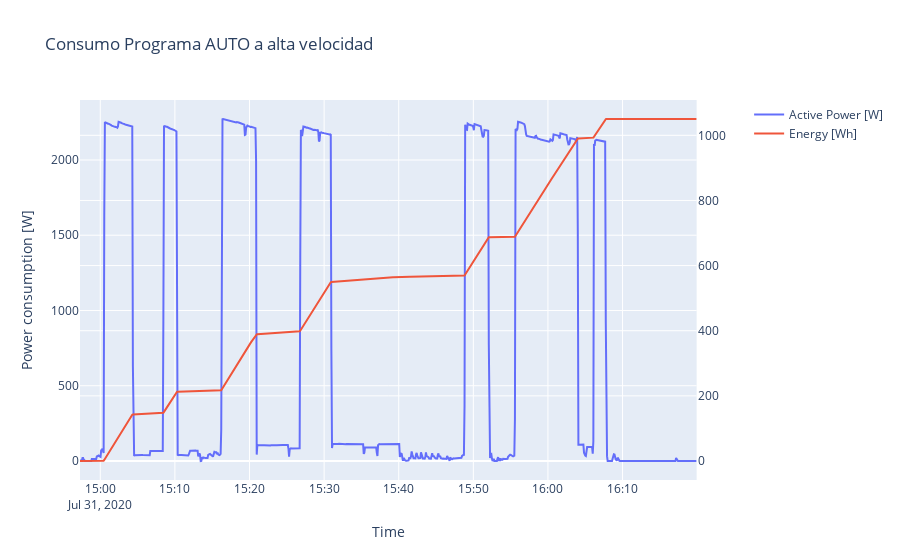

Notebook source saved alongside this figure:
### Code cell
# Following the guidelines on the PDF file, try to draw the interactive plot for P and Q of V52 Wind turbine.

from plotly.subplots import make_subplots

fig=go.Figure()
fig=make_subplots(specs=[[{"secondary_y": True}]])

# create a data trace for each type of meat and add them to figure one by one
fig.add_trace(go.Scatter(x=df_AUTO_speed.Time,
                         y=df_AUTO_speed.Prms_W,
                         mode='lines',
                         name='Active Power [W]'),
                         secondary_y=False)
fig.add_trace(go.Scatter(x=df_AUTO_speed.Time,
                         y=df_AUTO_speed.Acumulated_Wh,
                         mode='lines',
                         name='Energy [Wh]'),
                         secondary_y=True)

# edit the layout
fig.update_layout(title='Consumo Programa AUTO a alta velocidad',
                  xaxis_title='Time',
                  yaxis_title='Power consumption [W]')
fig.show()

### Figure 1 — Plotly figure (JSON) as saved in the notebook; plotly's stock layout.template omitted (floating-point values rounded to 4 significant figures; data arrays with more than 128 entries replaced by an {"elided": "..."} marker saying what was removed)
{"data": [{"mode": "lines", "name": "Active Power [W]", "type": "scatter", "x": {"elided": "992 str values"}, "xaxis": "x", "y": {"elided": "992 float values"}, "yaxis": "y"}, {"mode": "lines", "name": "Energy [Wh]", "type": "scatter", "x": {"elided": "992 str values"}, "xaxis": "x", "y": {"elided": "992 float values"}, "yaxis": "y2"}], "layout": {"title": {"text": "Consumo Programa AUTO a alta velocidad"}, "xaxis": {"anchor": "y", "domain": [0, 0.94], "title": {"text": "Time"}}, "yaxis": {"anchor": "x", "domain": [0, 1], "title": {"text": "Power consumption [W]"}}, "yaxis2": {"anchor": "x", "overlaying": "y", "side": "right"}}}
